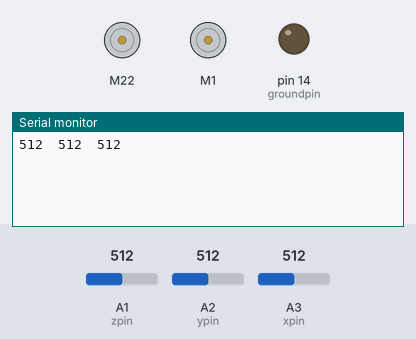
A sketch run on a simulated Arduino Uno, built with avr-gcc and run on an emulated ATmega328P. On the bench: 2 × DC motor (green arrow = forward, orange = backward, longer = faster), output pins drawn as LEDs (lit = HIGH), the last lines printed to the serial monitor. Inputs (shaded band) come from the test bench; at power-on: A3 (xpin) = 512, A1 (zpin) = 512, A2 (ypin) = 512. Pins used as bus, display or sensor lines are not drawn.

Above: at 1.2 s.
1.3 s: A3 (xpin) set to 367
At 2.5 s:
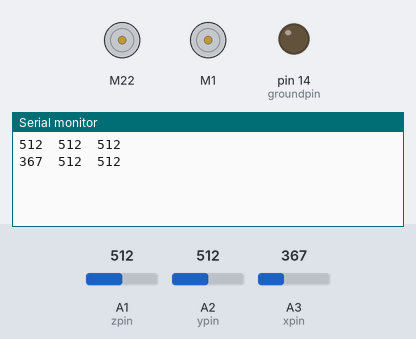
2.8 s: A3 (xpin) set to 338
At 3.51 s:
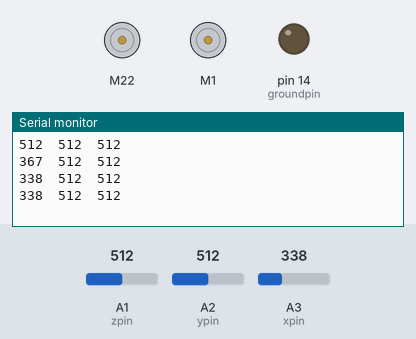
Timing chart, 0 to 5.8 s (numbered marks = the images above; inputs shaded):
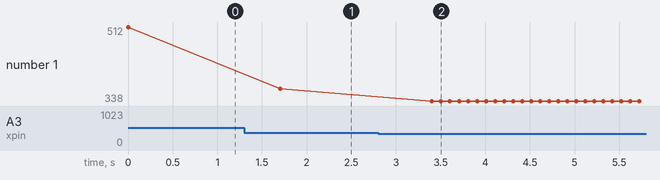

The sketch:

amity_accel.ino
```cpp
#include <AFMotor.h>

AF_DCMotor motorL(22);
AF_DCMotor motorR(1);


// these constants describe the Accelerometer pins. They won't change:
const int groundpin = 14;             // analog input pin 4 -- ground
const int powerpin = 18;              // analog input pin 5 -- voltage
const int xpin = A3;                  // x-axis of the accelerometer
const int ypin = A2;                  // y-axis
const int zpin = A1;                  // z-axis (only on 3-axis models)


void setup() {
  // put your setup code here, to run once:
  Serial.begin(9600);


  // Provide ground and power by using the analog inputs as normal digital pins.

  pinMode(groundpin, OUTPUT);
  pinMode(powerpin, OUTPUT);
  digitalWrite(groundpin, LOW);
  digitalWrite(powerpin, HIGH);

  //Set Motor Speed


}

void loop() {

int Xvalue=analogRead(xpin); // X axis values stored in a variable
int Yvalue=analogRead(ypin); // Y axis values stored in a variable


  // put your main code here, to run repeatedly:
  // print the sensor values:
  Serial.print(analogRead(xpin));
  // print a tab between values:
  Serial.print("\t");
  Serial.print(analogRead(ypin));
  // print a tab between values:
  Serial.print("\t");
  Serial.print(analogRead(zpin));
  Serial.println();


   if(Xvalue>350 ) // The X axis values are used for vertical movement
  {
motorL.run(FORWARD);
motorR.run(FORWARD);
delay(1600);
  }
  else if(Xvalue<=305)
  {
  motorL.run(BACKWARD);
   motorR.run(BACKWARD); // run in reverse
   delay(1600);
   }


  // delay before next reading:
  delay(100);
}
```

Measured:
- after the input at 1.3 s, the serial monitor: prints a new line after 0.40 s (image 1)
- after the input at 2.8 s, the serial monitor: prints a new line after 0.60 s (image 2)
- plotted number 1: 512 → 367 after the input at 1.3 s, 367 → 338 after the input at 2.8 s
